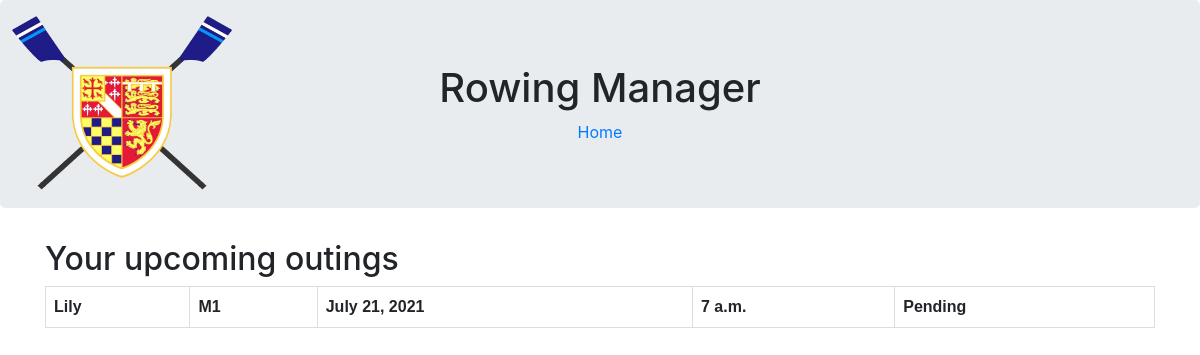
/myOutings/ (signed in), run on the app's committed database.
### manager/models.py (models this page shows)
class Outing(models.Model):
    STATUS_TYPES = [('P', 'Pending'), ('CF', 'confirmed'), ('CC', 'cancelled')]
    date = models.DateField()
    boat = models.ForeignKey(Boat, on_delete=models.CASCADE)
    team = models.ForeignKey(Team, on_delete=models.CASCADE)
    meetingTime = models.TimeField()
    status = models.CharField(max_length=255, choices=STATUS_TYPES)

class Boat(models.Model):
    name = models.CharField(max_length=255)
    scull = models.BooleanField()
    size = models.IntegerField()
    coxed = models.BooleanField()
    def __str__(self):
        return self.name

class Team(models.Model):
    name = models.CharField(max_length=255)
    def __str__(self):
        return self.name

### manager/views.py (the view)
# urls.py: path('myOutings/', views.my_outings),
@login_required(login_url='login')
def my_outings(request):
    outings = [io.outing for io in InOuting.objects.filter(person=request.user.id)]
    today = datetime.date.today()
    context = {
        'outings': filter(lambda x: x.date >= today, outings),
    }
    return render(request, 'view_outings.html', context)

### manager/templates/view_outings.html
{% extends "base.html" %}
{% block content %}
<h2>Your upcoming outings</h2>
<table>
    {% for outing in outings %}
    <tr>
        <th>{{ outing.boat }}</th>
        <th>{{ outing.team }}</th>
        <th>{{ outing.date }}</th>
        <th>{{ outing.meetingTime }}</th>
        <th>{{ outing.get_status_display  }}</th>
    </tr>
    {% endfor %}
</table>
{% endblock %}

### manager/templates/base.html (style rules this page uses)
table { font-family: arial, sans-serif; border-collapse: collapse; width: 100%; }
td, th { border: 1px solid #dddddd; text-align: left; padding: 8px; }

### data on the page
Outing: boat "Lily", team "M1", date "July 21, 2021", meetingTime "7 a.m.", status "Pending"
